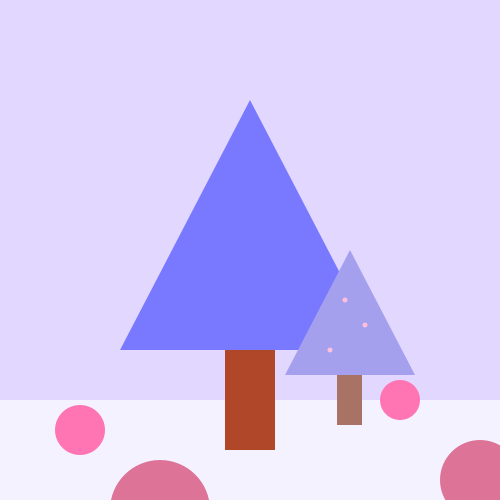
Frame 1 (no input)
Frame 60 (the mouse pressed at the canvas centre just before this capture): identical to frame 1, image omitted
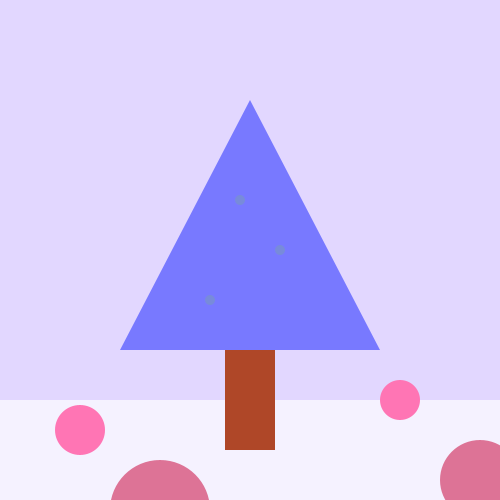
Frame 120 (the mouse held since frame 60 and released just before this capture)

The Processing sketch that drew these frames (run headless with seeded random() and noise(); from frame 60 on, the mouse is pressed at the canvas centre):

// Processing sketch: winter_berry_tree_v2
// ── winter_berry_tree_v2.pde
//background
//lawn- rect
//tree- triangle, rect
//berry- elispes
//add small berries, code to increase to big berries
//while simultaneously code to change color of berries on ground

int berryX;
int berryWidth;
int berryX1;
int berryY1;
int berryWidth1;
int berryX2;
int berryY2;
int berryWidth2;
int berryX3;
int berryY3;
int berryWidth3;
int berryX4;
int berryY4;
int berryWidth4;
int trunkX1;
int trunkY1;
int trunkWidth;
int trunkHeight;
int grassHeight;
int x1, y1, x2, y2, x3, y3; 
int berries;
int x, y, radians;

void setup() {
  size(500, 500);
  background(226, 215, 255);

  
  berryX = int(width*.8);
  berryWidth = int(width*.08);
  berryX1 = int(width*.16);
  berryY1 = int(height*.86);
  berryWidth1 = int(width*.1);
  berryX2 = int(width*.56);
  berryY2 = int(height*.5);
  berryWidth2 = int(width*.02);
  berryX3 = int(width*.42);
  berryY3 = int(height*.6);
  berryWidth3 = int(width*.02);
  berryX4 = int(width*.48);
  berryY4 = int(height*.4);
  berryWidth4 = int(width*.02); 
  trunkX1 = int(width*.45);
  trunkY1 = int(height*.4);
  trunkWidth = int(width*.1);
  trunkHeight = int(height*.5);
  grassHeight = int(width*.2);
  x1 = int(width*.5);
  y1 = int(height*.2);
  x2 = int(width*.24);
  y2 = int(height*.7);
  x3 = int(width*.76);
  y3 = int(height*.7);
  berries = int(width*.02);
  berries = berryWidth2;
  berries = berryWidth3;
  berries = berryWidth4;
  x = width/2;
  y = height/2;
  radians = 0;
  }
  
void draw() {
  background(226, 215, 255);
  
  noStroke();
  fill(245, 242, 255);
  rect(0, int(width- grassHeight), width, grassHeight);
  
  fill(255, 117, 180);
  ellipse(berryX, berryX, berryWidth, berryWidth);
  ellipse(berryX1, berryY1, berryWidth1, berryWidth1);
   
  fill(221, 115, 150);
  pushMatrix();
  translate(80, 80);
  ellipse(berryX, berryX, berryWidth * 2, berryWidth * 2);
  ellipse(berryX1, berryY1, berryWidth1 * 2, berryWidth1 * 2);  
  popMatrix();
  
  
  fill(175, 71, 40);
  rect(trunkX1,trunkY1, trunkWidth, trunkHeight);
 
  fill(120, 121, 255);
  triangle(x1, y1, x2, y2, x3, y3);

  
  fill(168, 115, 101);
  pushMatrix();
  rotate(radians);
  translate(trunkX1, trunkY1);
  rect(trunkX1/2, trunkY1/2, trunkWidth/2, trunkHeight/2);
  
  fill(164, 160, 237);
  triangle(x1/2, y1/2, x2/2, y2/2, x3/2, y3/2);
  
  fill(255, 191, 220);
  ellipse(berryX2/2, berryY2/2, berryWidth2/2, berryWidth2/2);
  ellipse(berryX3/2, berryY3/2, berryWidth3/2, berryWidth3/2);
  ellipse(berryX4/2, berryY4/2, berryWidth4/2, berryWidth4/2);
  
      if(mousePressed){
    radians += 1;
  }

  popMatrix();
  
  if(mousePressed){
  fill(255, 117, 180);
  fill( random(255), random(255), random(255), random(255)); 
    ellipse(berryX2, berryY2, berryWidth2, berryWidth2);
    ellipse(berryX3, berryY3, berryWidth3, berryWidth3);
    ellipse(berryX4, berryY4, berryWidth4, berryWidth4);

  }
  
  //void keyPressed(){
   // if(key == CODED){
   //   if(keyCode == UP && berries <= int(width*.02)){
   //     berries *= int(width*.02);
   //   }else if(keyCode == DOWN && berries >1){
   //     berries /= int(width*.02);
   //   }
   // }
  
}
  
